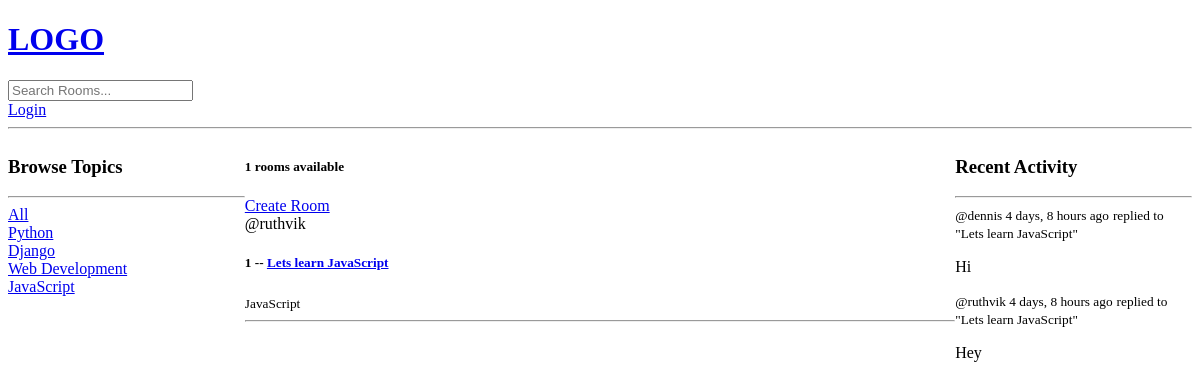
The app's page /?q=JavaScript, older data.
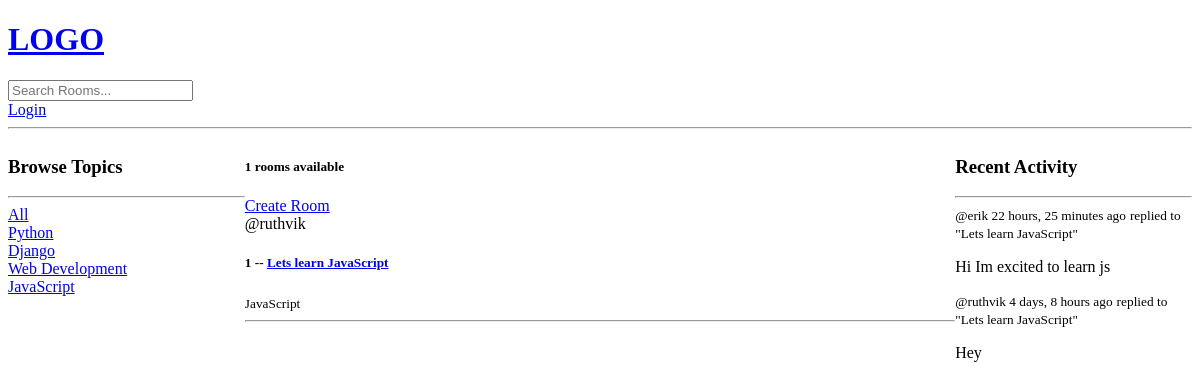
The same page, newer data.
### base/models.py (models this page shows)
class Topic(models.Model):
    name = models.CharField(max_length=200)
    def __str__(self):
        return self.name

class Room(models.Model):
    host = models.ForeignKey(User, on_delete=models.SET_NULL, null=True)
    topic = models.ForeignKey(Topic, on_delete=models.SET_NULL, null=True)
    name = models.CharField(max_length=200)
    description = models.TextField(null=True, blank=True)
    participants = models.ManyToManyField(
        User, related_name='participants', blank=True)
    updated = models.DateTimeField(auto_now=True)
    created = models.DateTimeField(auto_now_add=True)
    class Meta:
        ordering = ['-updated', '-created']
    def __str__(self):
        return self.name

class Message(models.Model):
    user = models.ForeignKey(User, on_delete=models.CASCADE)
    room = models.ForeignKey(Room, on_delete=models.CASCADE)
    body = models.TextField()
    updated = models.DateTimeField(auto_now=True)
    created = models.DateTimeField(auto_now_add=True)
    class Meta:
        ordering = ['-updated', '-created']
    def __str__(self):
        return self.body[0:50]

### base/views.py (the view)
# urls.py: path("", views.home, name="home"),
def home(request):
    q = request.GET.get('q') if request.GET.get('q') != None else ''
    rooms = Room.objects.filter(
        Q(topic__name__icontains=q) |
        Q(name__icontains=q) |
        Q(description__icontains=q)
    )
    topics = Topic.objects.all()
    room_count = rooms.count()
    room_messages = Message.objects.filter(Q(room__topic__name__icontains=q))
    context = {"rooms": rooms, "topics": topics,
               "room_count": room_count, "room_messages": room_messages}
    return render(request, 'base/home.html', context)

### base/templates/base/home.html (shortened to what this page needs)
{% extends 'main.html' %}
{% block content %}
<div class="home-container">
    <div>
        {% include 'base/topics_component.html' %}
    </div>
    <div>
        <h5>{{room_count}} rooms available</h5>
        <a href="{% url 'create-room' %}">Create Room</a>
        {% include 'base/feed_component.html' %}
    </div>
    <div>
        {% include 'base/activity_component.html' %}
    </div>
</div>
{% endblock %}

### templates/main.html (shortened to what this page needs)
<!DOCTYPE html>
<html lang="en">
<head>
</head>
<body>
    {% include 'navbar.html' %}
    {% block content %}
    {% endblock %}
</body>
</html>

### templates/navbar.html
<a href="/">
    <h1>LOGO</h1>
</a>
<form action="{% url 'home' %}">
    <input type="text" name="q" placeholder="Search Rooms..."/>
</form>
{% if request.user.is_authenticated %}
<p>Hello {{request.user}}</p>
<a href="{% url 'logout'%}">Logout</a>
{% else %}
<a href="{% url 'login'%}">Login</a>
{% endif %}
<hr>

### base/templates/base/topics_component.html
<h3>Browse Topics</h3>
<hr>
<div>
    <a href="{% url 'home'%}">All</a>
</div>
{% for topic in topics %}
    <div>
        <a href="{% url 'home'%}?q={{topic.name}}">{{topic}}</a>
    </div>
{% endfor %}

### base/templates/base/feed_component.html (shortened to what this page needs)
<div>
    {% for room in rooms %}
        <div>
            <span>@{{room.host.username}}</span>
            <h5>{{room.id}} -- <a href="{% url 'room' room.id %}">{{room.name}}</a></h5>
            <small>{{room.topic.name}}</small>
            <hr>
        </div>
    {% endfor %}
</div>

### base/templates/base/activity_component.html (shortened to what this page needs)
<h3>Recent Activity</h3>
<hr>
{% for message in room_messages %}
    <div>
        <small>@{{message.user}} {{message.created|timesince}} ago</small>
        <small>replied to "{{message.room}}"</small>
        <p>{{message}}</p>
    </div>
{% endfor %}

### base/templates/base/home.html (style rules this page uses)
.home-container { display: grid; grid-template-columns: 1fr 3fr 1fr; }

Row changes from the older to the newer data that the page shows:
removed Message: user "dennis", created "4 days, 8 hours", room "Lets learn JavaScript", body "Hi"
added Message: user "erik", created "22 hours, 25 minutes", room "Lets learn JavaScript", body "Hi Im excited to learn js"
